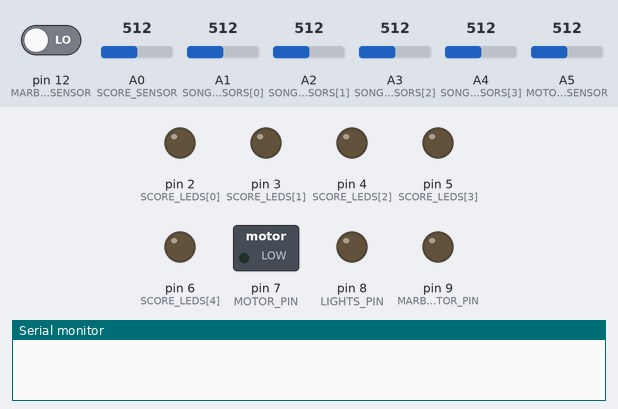
Bench run of a sketch on a simulated Arduino Uno, built with avr-gcc and run on an emulated ATmega328P. On the bench: switched loads named in the sketch (green lamp = pin HIGH), output pins drawn as LEDs (lit = HIGH), the last lines printed to the serial monitor. The test bench sets the inputs (shaded band); at power-on: pin 12 (MARBLE_SENSOR) LOW, A0 (SCORE_SENSOR) = 512, A1 (SONG_SENSORS[0]) = 512, A2 (SONG_SENSORS[1]) = 512, A3 (SONG_SENSORS[2]) = 512, A4 (SONG_SENSORS[3]) = 512, A5 (MOTOR_LIGHT_SENSOR) = 512.

Above: at 0.1 s.
At 1.8 s:
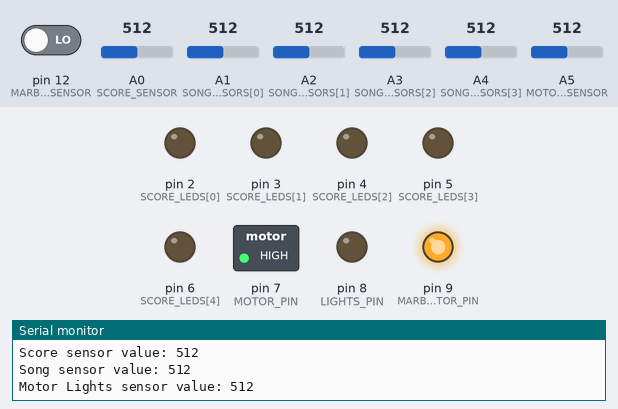
1.9 s: pin 12 (MARBLE_SENSOR) driven HIGH
At 2.5 s:
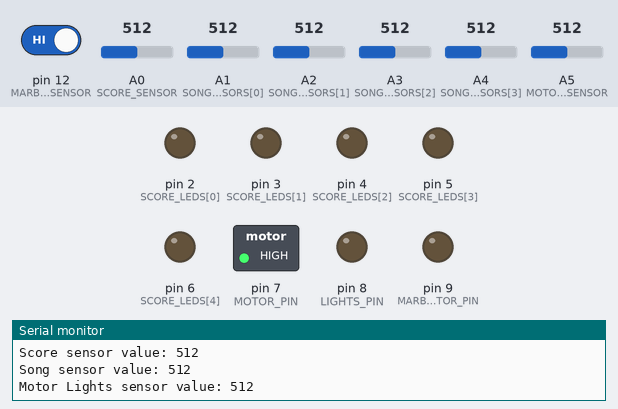
Timing chart, 0 to 4.9 s (numbered marks = the images above; inputs shaded):
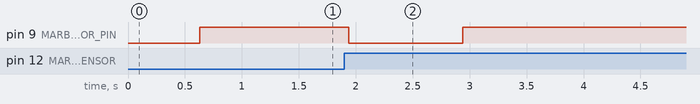

Measured:
- after the input at 1.9 s, pin 9 (MARBLE_EJECTOR_PIN): HIGH → LOW at once, → HIGH 1.0 s later

The sketch:

tonnam_pinball.ino
```cpp
#include <SoftwareSerial.h>
#include "RedMP3.h"

// Pin definitions
const int SCORE_SENSOR = A0;                    // Single analog pin for all scoring sensors (parallel circuit)
const int SCORE_LEDS[] = { 2, 3, 4, 5, 6 };     // 5 LEDs for score indication
const int SONG_SENSORS[] = { A1, A2, A3, A4 };  // 4 sensors for different songs
const int MOTOR_LIGHT_SENSOR = A5;              // Sensor for motor and lights
const int MARBLE_SENSOR = 12;                   // Changed to digital pin 12 to avoid conflict with A5

// Output pins
const int MOTOR_PIN = 7;           // Motor control pin
const int LIGHTS_PIN = 8;          // Lights control pin (parallel connected)
const int MARBLE_EJECTOR_PIN = 9;  // Marble ejector control pin

// MP3 Player setup
#define MP3_RX 10  // RX of Serial MP3 module connect to pin 10
#define MP3_TX 11  // TX to pin 11
MP3 mp3(MP3_RX, MP3_TX);

// Thresholds and variables
const int SCORE_SENSOR_THRESHOLD = 110;  // Lower threshold for parallel score sensors
const int SONG_SENSOR_THRESHOLD = 500;   // Threshold for individual song sensors
const int MOTOR_SENSOR_THRESHOLD = 500;  // Threshold for motor sensor
const int DETECTION_DEBOUNCE = 1000;     // Debounce time in milliseconds
int scoreCount = 0;                      // Counter for score detection
unsigned long lastScoreTime = 0;         // Time of last score detection

// Song file numbers - RedMP3 requires folder and file structure
// Assuming songs are in folder 01 with file names 001.wav, 002.wav, etc.
const int FOLDER_NUMBER = 0x01;                          // Folder "01"
const int SCORE_SONG[2] = { 0x01, 0x02 };                // score songs (001.wav, 002.wav)
const int UNIQUE_SONGS[4] = { 0x03, 0x04, 0x05, 0x06 };  // Songs 003.wav to 006.wav

// Volume level (0-30)
const int VOLUME_LEVEL = 0x14;  // Volume level 20

// Timing variables for non-blocking operation
unsigned long lastScoreSensorCheck = 0;
unsigned long lastSongSensorCheck = 0;
unsigned long lastMotorSensorCheck = 0;
unsigned long lastMarbleSensorCheck = 0;
unsigned long lastLedAnimationUpdate = 0;

// State variables
bool motorActive = false;
bool marbleEjectorActive = false;
unsigned long motorStartTime = 0;
unsigned long marbleStartTime = 0;
const unsigned long MOTOR_ON_DURATION = 3000;   // 3 seconds
const unsigned long MARBLE_ON_DURATION = 1000;  // 1 second

// Previous sensor states for edge detection
bool prevScoreSensorState = false;
bool prevMotorSensorState = false;
bool prevMarbleSensorState = false;
bool prevSongSensorStates[4] = { false, false, false, false };

// LED animation state variables
bool ledAnimationActive = false;
unsigned long ledAnimationStartTime = 0;
int ledAnimationStep = 0;
const unsigned long LED_ANIMATION_STEP_DURATION = 200;  // 200ms per animation step
const int LED_ANIMATION_CYCLES = 3;                     // Number of flash cycles
bool scoreResetPending = false;

void setup() {
  // Initialize serial communications
  Serial.begin(9600);

  // Initialize MP3 player volume
  delay(500);  // Required 500ms delay for MP3 module initialization
  mp3.setVolume(VOLUME_LEVEL);
  delay(50);  // Wait between commands
  mp3.stopPlay();
  delay(50);  // Wait between commands

  // Initialize LED pins as outputs
  for (int i = 0; i < 5; i++) {
    pinMode(SCORE_LEDS[i], OUTPUT);
    digitalWrite(SCORE_LEDS[i], LOW);
  }

  // Initialize output pins
  pinMode(MOTOR_PIN, OUTPUT);
  pinMode(LIGHTS_PIN, OUTPUT);
  pinMode(MARBLE_EJECTOR_PIN, OUTPUT);

  // Initialize marble sensor pin as input
  pinMode(MARBLE_SENSOR, INPUT);

  // Turn off all outputs initially
  // For low-level trigger relays, HIGH means OFF
  digitalWrite(MOTOR_PIN, HIGH);
  digitalWrite(LIGHTS_PIN, LOW);  // Lights are still using high-level trigger
  digitalWrite(MARBLE_EJECTOR_PIN, HIGH);

  Serial.println("System initialized for Arduino UNO with low-level trigger relays");
}

void loop() {
  unsigned long currentMillis = millis();

  // Check score sensor (every 50ms)
  if (currentMillis - lastScoreSensorCheck >= 50) {
    checkScoreSensor();
    lastScoreSensorCheck = currentMillis;
  }

  // Check song sensors (every 50ms)
  if (currentMillis - lastSongSensorCheck >= 50) {
    checkSongSensors();
    lastSongSensorCheck = currentMillis;
  }

  // Check motor and lights sensor (every 50ms)
  if (currentMillis - lastMotorSensorCheck >= 50) {
    checkMotorLightsSensor();
    lastMotorSensorCheck = currentMillis;
  }

  // Check marble ejector sensor (every 50ms)
  if (currentMillis - lastMarbleSensorCheck >= 50) {
    checkMarbleEjectorSensor();
    lastMarbleSensorCheck = currentMillis;
  }

  // Handle non-blocking LED animation if active
  if (ledAnimationActive && currentMillis - lastLedAnimationUpdate >= LED_ANIMATION_STEP_DURATION) {
    updateLedAnimation();
    lastLedAnimationUpdate = currentMillis;
  }

  // Handle timed events (motor and marble ejector)
  handleTimedEvents(currentMillis);
}

void checkScoreSensor() {
  // Read the parallel circuit of score sensors - use specific threshold for parallel configuration
  int sensorValue = analogRead(SCORE_SENSOR);
  bool currentState = sensorValue > SCORE_SENSOR_THRESHOLD;

  // Debug sensor value periodically
  static unsigned long lastDebugTime = 0;
  if (millis() - lastDebugTime > 1000) {  // Every 5 seconds
    Serial.print("Score sensor value: ");
    Serial.println(sensorValue);
    lastDebugTime = millis();
  }

  // Skip sensor processing if LED animation is active
  if (ledAnimationActive) {
    prevScoreSensorState = currentState;
    return;
  }

  // Detect rising edge (sensor just activated)
  if (currentState && !prevScoreSensorState) {
    // Add debounce for multiple rapid detections
    if (millis() - lastScoreTime > DETECTION_DEBOUNCE) {
      // Increment score
      scoreCount++;
      lastScoreTime = millis();

      // Update LED indicators
      updateScoreLEDs();

      // Debug print
      Serial.print("Score increased: ");
      Serial.println(scoreCount);

      // Check if we've reached 5 or 10 detections
      if (scoreCount == 5) {
        // Play song 001.wav from folder 01 at the first 5 detections
        mp3.playWithFileName(FOLDER_NUMBER, SCORE_SONG[0]);
        Serial.println("Playing score song 1 (001.wav)");

        // Start LED animation instead of using delay
        startLedAnimation();
      } else if (scoreCount == 10) {
        // Play song 002.wav from folder 01 at the second 5 detections
        mp3.playWithFileName(FOLDER_NUMBER, SCORE_SONG[1]);
        Serial.println("Playing score song 2 (002.wav)");

        // Flag that score should be reset after animation
        scoreResetPending = true;

        // Start LED animation
        startLedAnimation();
      }
    }
  }

  // Update previous state
  prevScoreSensorState = currentState;
}

void updateScoreLEDs() {
  // Calculate how many LEDs should be on based on score count
  // Always show current score within the range of 0-5 LEDs
  int ledsOn = scoreCount > 5 ? scoreCount - 5 : scoreCount;
  ledsOn = min(ledsOn, 5);  // Ensure we don't exceed 5 LEDs

  // Update LED states
  for (int i = 0; i < 5; i++) {
    if (i < ledsOn) {
      digitalWrite(SCORE_LEDS[i], HIGH);
    } else {
      digitalWrite(SCORE_LEDS[i], LOW);
    }
  }
}

void startLedAnimation() {
  ledAnimationActive = true;
  ledAnimationStartTime = millis();
  ledAnimationStep = 0;

  // Turn off all LEDs to start animation
  for (int i = 0; i < 5; i++) {
    digitalWrite(SCORE_LEDS[i], LOW);
  }

  Serial.println("LED animation started");
}

void updateLedAnimation() {
  // Calculate which animation cycle we're in
  int totalSteps = LED_ANIMATION_CYCLES * 2;  // On/Off for each cycle
  int currentStep = ledAnimationStep % totalSteps;
  bool ledsOn = (currentStep % 2 == 0);  // Even steps turn LEDs on, odd steps turn them off

  // Update all LEDs based on animation step
  for (int i = 0; i < 5; i++) {
    digitalWrite(SCORE_LEDS[i], ledsOn ? HIGH : LOW);
  }

  // Move to next animation step
  ledAnimationStep++;

  // Check if animation is complete
  if (ledAnimationStep >= totalSteps) {
    ledAnimationActive = false;

    // Check if we need to reset score
    if (scoreResetPending) {
      scoreCount = 0;
      scoreResetPending = false;
      Serial.println("Score reset after animation");
    }

    // Update LED display to show current score
    updateScoreLEDs();
    Serial.println("LED animation completed");
  }
}

void checkSongSensors() {
  // Check all four song sensors
  for (int i = 0; i < 4; i++) {
    int sensorValue = analogRead(SONG_SENSORS[i]);
    static unsigned long lastDebugTime = 0;
    if (millis() - lastDebugTime > 1000) {  // Every 5 seconds
      Serial.print("Song sensor value: ");
      Serial.println(sensorValue);
      lastDebugTime = millis();
    }
    bool currentState = sensorValue > SONG_SENSOR_THRESHOLD;

    // Detect rising edge (sensor just activated)
    if (currentState && !prevSongSensorStates[i]) {
      // Play the corresponding unique song (003.wav to 006.wav) from folder 01
      mp3.playWithFileName(FOLDER_NUMBER, UNIQUE_SONGS[i]);

      // Debug print
      Serial.print("Playing unique song ");
      Serial.print(UNIQUE_SONGS[i]);
      Serial.println(".wav");

      // If song 0x03 (003.wav) is played, increment the score
      if (UNIQUE_SONGS[i] == 0x03) {
        // Only increment if we're not in an animation and with debounce
        if (!ledAnimationActive && millis() - lastScoreTime > DETECTION_DEBOUNCE) {
          scoreCount++;
          lastScoreTime = millis();

          // Update LED indicators
          updateScoreLEDs();

          // Debug print
          Serial.print("Score increased from song 003: ");
          Serial.println(scoreCount);

          // Check if we've reached 5 or 10 detections after the increment
          if (scoreCount == 5) {
            // Play song 001.wav from folder 01 at the first 5 detections
            mp3.playWithFileName(FOLDER_NUMBER, SCORE_SONG[0]);
            Serial.println("Playing score song 1 (001.wav)");

            // Start LED animation
            startLedAnimation();
          } else if (scoreCount == 10) {
            // Play song 002.wav from folder 01 at the second 5 detections
            mp3.playWithFileName(FOLDER_NUMBER, SCORE_SONG[1]);
            Serial.println("Playing score song 2 (002.wav)");

            // Flag that score should be reset after animation
            scoreResetPending = true;

            // Start LED animation
            startLedAnimation();
          }
        }
      }

      delay(50);  // Short delay for MP3 command is acceptable
    }

    // Update previous state
    prevSongSensorStates[i] = currentState;
  }
}

void checkMotorLightsSensor() {
  int sensorValue = analogRead(MOTOR_LIGHT_SENSOR);
  bool currentState = sensorValue > MOTOR_SENSOR_THRESHOLD;
  // Debug sensor value periodically
  static unsigned long lastDebugTime = 0;
  if (millis() - lastDebugTime > 1000) {  // Every 5 seconds
    Serial.print("Motor Lights sensor value: ");
    Serial.println(sensorValue);
    lastDebugTime = millis();
  }

  // Detect rising edge (sensor just activated)
  if (currentState && !prevMotorSensorState && !motorActive) {
    // Activate motor and lights
    digitalWrite(MOTOR_PIN, LOW);    // LOW turns on the low-level trigger relay
    digitalWrite(LIGHTS_PIN, HIGH);  // HIGH turns on the lights (assuming high-level trigger)
    motorActive = true;
    motorStartTime = millis();

    // Debug print
    Serial.println("Motor and lights activated");
  }

  // Update previous state
  prevMotorSensorState = currentState;
}

void checkMarbleEjectorSensor() {
  // Changed to digitalRead since we moved to a digital pin
  bool currentState = digitalRead(MARBLE_SENSOR) == HIGH;

  // Detect rising edge (sensor just activated)
  if (currentState && !prevMarbleSensorState && !marbleEjectorActive) {
    // Activate marble ejector
    digitalWrite(MARBLE_EJECTOR_PIN, LOW);  // LOW turns on the low-level trigger relay
    marbleEjectorActive = true;
    marbleStartTime = millis();

    // Debug print
    Serial.println("Marble ejector activated");
  }

  // Update previous state
  prevMarbleSensorState = currentState;
}

void handleTimedEvents(unsigned long currentMillis) {
  // Check if motor needs to be turned off
  if (motorActive && (currentMillis - motorStartTime >= MOTOR_ON_DURATION)) {
    digitalWrite(MOTOR_PIN, HIGH);  // HIGH turns off the low-level trigger relay
    digitalWrite(LIGHTS_PIN, LOW);  // LOW turns off the lights (assuming high-level trigger)
    motorActive = false;

    // Debug print
    Serial.println("Motor and lights deactivated");
  }

  // Check if marble ejector needs to be turned off
  if (marbleEjectorActive && (currentMillis - marbleStartTime >= MARBLE_ON_DURATION)) {
    digitalWrite(MARBLE_EJECTOR_PIN, HIGH);  // HIGH turns off the low-level trigger relay
    marbleEjectorActive = false;

    // Debug print
    Serial.println("Marble ejector deactivated");
  }
}
```

RedMP3.h
```cpp
#ifndef _Red_MP3_H__
#define _Red_MP3_H__

#include <SoftwareSerial.h>
#include <Arduino.h>

/************Command byte**************************/
/*basic commands*/
#define CMD_PLAY 0X01
#define CMD_PAUSE 0X02
#define CMD_NEXT_SONG 0X03
#define CMD_PREV_SONG 0X04
#define CMD_VOLUME_UP 0X05
#define CMD_VOLUME_DOWN 0X06
#define CMD_FORWARD 0X0A  // >>
#define CMD_REWIND 0X0B   // <<
#define CMD_STOP 0X0E
#define CMD_STOP_INJECT 0X0F  //stop interruptting with a song, just stop the interlude

#define CMD_CHECK_STATUS 0X10
#define STATUS_STOP 0
#define STATUS_PLAY 1
#define STATUS_PAUSE 2
#define STATUS_FORWARD 3
#define STATUS_REWIND 4

/*5 bytes commands*/
#define CMD_SEL_DEV 0X35
#define DEV_TF 0X01


/*6 bytes commands*/
#define CMD_PLAY_W_INDEX 0X41
#define CMD_PLAY_FILE_NAME 0X42
#define CMD_INJECT_W_INDEX 0X43

/*Special commands*/
#define CMD_SET_VOLUME 0X31
#define CMD_PLAY_W_VOL 0X31

#define CMD_SET_PLAY_MODE 0X33
#define ALL_CYCLE 0X00
#define SINGLE_CYCLE 0X01

#define CMD_PLAY_COMBINE 0X45  //can play combination up to 15 songs

class MP3 {
public:
  MP3(uint8_t rxd, uint8_t txd);
  void begin();
  void play();
  void pause();
  void nextSong();
  void previousSong();
  void volumeUp();
  void volumeDown();
  void forward();
  void rewind();
  void stopPlay();
  void stopInject();
  void singleCycle();
  void allCycle();
  void playWithIndex(int8_t index);
  void injectWithIndex(int8_t index);

  uint8_t getStatus();

  void setVolume(int8_t vol);
  void playWithFileName(int8_t directory, int8_t file);
  void playWithVolume(int8_t index, int8_t volume);
  void cyclePlay(int16_t index);
  void setCyleMode(int8_t AllSingle);
  void playCombine(int16_t folderAndIndex[], int8_t number);

private:
  SoftwareSerial myMP3;
  void sendCommand(int8_t command, int16_t dat = 0);
  void mp3Basic(int8_t command);
  void mp3_5bytes(int8_t command, uint8_t dat);
  void mp3_6bytes(int8_t command, int16_t dat);
  void sendBytes(uint8_t buf[], uint8_t nbytes);
};

#endif
```

Source omitted: RedMP3.cpp (5620 bytes)
